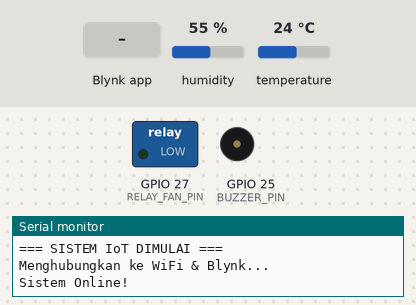
This program was run on a simulated ESP32. Parts: switched loads named in the program (green lamp = pin HIGH), buzzer (waves = sounding, pin HIGH), the last lines printed to the serial monitor. The inputs (shaded band) are chosen by the test bench; at power-on: temperature 24 °C, humidity 55 %. WiFi joins after 1.5 s; servers stay silent unless stated.

Above: at 4.0 s.
4.1 s: temperature set to 34.2 °C
8.3 s: temperature set to 35.4 °C
At 9.7 s:
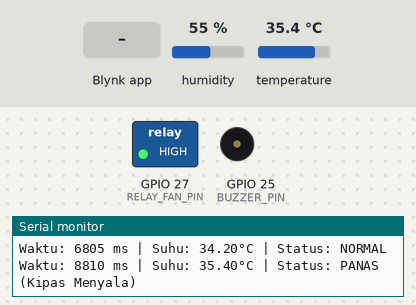
10.3 s: Blynk app writes 1 to V3
At 12.0 s:
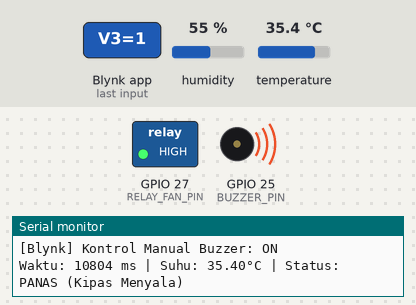
12.3 s: temperature set to 12 °C
At 14.0 s:
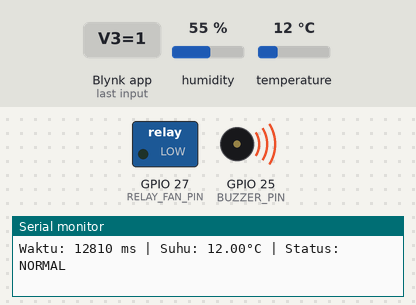
14.3 s: temperature set to 41 °C
At 18.0 s:
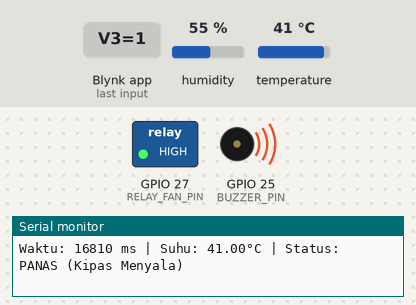
18.3 s: temperature set to 19 °C
At 21.3 s:
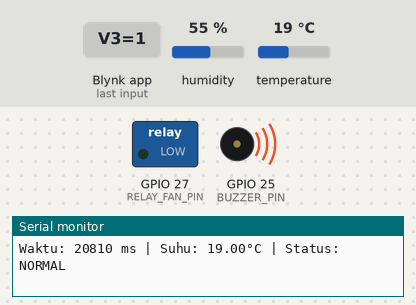
Timing chart, 0 to 22.8 s (numbered marks = the images above; inputs shaded):
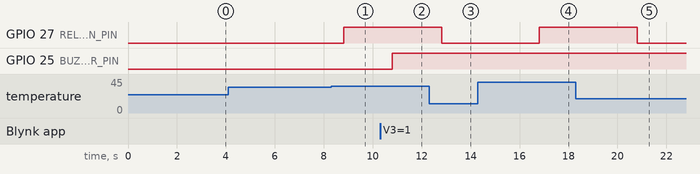

Measured:
- the behaviour switches between 34.9 and 35 °C on temperature (found by bisection; images 0 and 1)
- after the input at 8.3 s, GPIO 27 (RELAY_FAN_PIN): LOW → HIGH after 0.51 s
- after the input at 10.3 s, GPIO 25 (BUZZER_PIN): LOW → HIGH after 0.51 s
- after the input at 12.3 s, GPIO 27 (RELAY_FAN_PIN): HIGH → LOW after 0.51 s
- after the input at 14.3 s, GPIO 27 (RELAY_FAN_PIN): LOW → HIGH after 2.5 s
- after the input at 18.3 s, GPIO 27 (RELAY_FAN_PIN): HIGH → LOW after 2.5 s

The program:

main.cpp
```cpp
#define BLYNK_TEMPLATE_ID "Template ID"
#define BLYNK_TEMPLATE_NAME "Project IoT"
#define BLYNK_AUTH_TOKEN "auth-token"

#include <Arduino.h>
#include <WiFi.h>
#include <WiFiClient.h>
#include <BlynkSimpleEsp32.h>
#include <DHT.h>

#define DHTPIN 15
#define DHTTYPE DHT22
#define RELAY_FAN_PIN 27
#define BUZZER_PIN 25

char auth[] = BLYNK_AUTH_TOKEN;
char ssid[] = "mier_iot";
char pass[] = "mier1234";

DHT dht(DHTPIN, DHTTYPE);
BlynkTimer timer;

int manualFan = 0;
int manualBuzzer = 0;
bool isNotified = false;

BLYNK_WRITE(V2) {
  manualFan = param.asInt();
  Serial.print("[Blynk] Kontrol Manual Kipas: ");
  Serial.println(manualFan ? "ON" : "OFF");
}

BLYNK_WRITE(V3) {
  manualBuzzer = param.asInt();
  Serial.print("[Blynk] Kontrol Manual Buzzer: ");
  Serial.println(manualBuzzer ? "ON" : "OFF");
}

void sendSensorData() {
  float t = dht.readTemperature();
  float h = dht.readHumidity();

  if (isnan(t) || isnan(h)) {
    Serial.println("Gagal membaca sensor DHT22!");
    return;
  }

  Blynk.virtualWrite(V0, t);
  Blynk.virtualWrite(V1, h);

  int finalFanState = LOW;
  int finalBuzzerState = LOW;

  Serial.print("Waktu: ");
  Serial.print(millis());
  Serial.print(" ms | Suhu: ");
  Serial.print(t);
  Serial.print("°C | Status: ");

  if (t >= 45.0) {
    finalFanState = LOW;
    finalBuzzerState = HIGH;

    Serial.println("BAHAYA (Alarm Indikasi Kebakaran Menyala)");

    if (!isNotified) {
      Blynk.logEvent("fire_alert", "BAHAYA! Suhu kritis: " + String(t) + "°C");
      isNotified = true;
    }
  }
  else if (t >= 35.0) {

    finalFanState = HIGH;
    finalBuzzerState = LOW;
    isNotified = false;

    Serial.println("PANAS (Kipas Menyala)");
  }
  else {

    finalFanState = LOW;
    finalBuzzerState = LOW;
    isNotified = false;

    Serial.println("NORMAL");
  }

  if (manualFan == 1) finalFanState = HIGH;
  if (manualBuzzer == 1) finalBuzzerState = HIGH;

  digitalWrite(RELAY_FAN_PIN, finalFanState);
  digitalWrite(BUZZER_PIN, finalBuzzerState);

  Blynk.virtualWrite(V2, finalFanState);
  Blynk.virtualWrite(V3, finalBuzzerState);
}

void setup() {
  Serial.begin(115200);
  delay(1000);

  Serial.println("\n=== SISTEM IoT DIMULAI ===");

  pinMode(RELAY_FAN_PIN, OUTPUT);
  pinMode(BUZZER_PIN, OUTPUT);

  digitalWrite(RELAY_FAN_PIN, LOW);
  digitalWrite(BUZZER_PIN, LOW);

  dht.begin();

  Serial.println("Menghubungkan ke WiFi & Blynk...");
  Blynk.begin(auth, ssid, pass);

  Serial.println("Sistem Online!");

  timer.setInterval(2000L, sendSensorData);
}

void loop() {
  Blynk.run();
  timer.run();
}
```
